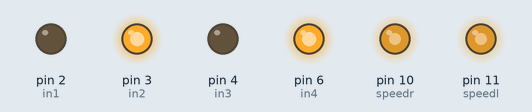
Simulated run of this sketch. Board: Arduino Uno, built with avr-gcc and run on an emulated ATmega328P. Parts: output pins drawn as LEDs (lit = HIGH).

Above: at 0.05 s.
At 1.35 s:
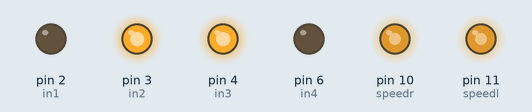
Timing chart, 0 to 3.0 s (numbered marks = the images above):
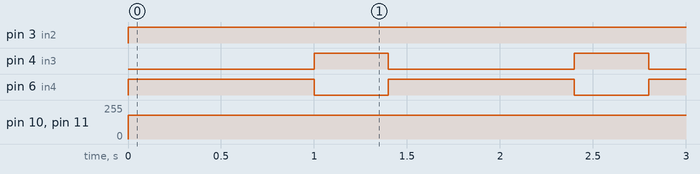

The sketch:

ULTRASONIC.ino
```cpp
#define in1 2
#define in2 3
#define in3 4
#define in4 6
#define speedr 10
#define speedl 11
#define trig 8
#define echo 7
long duration ,distance ;
void setup() {
  pinMode(in1, OUTPUT);
  pinMode(in2, OUTPUT);
  pinMode(in3, OUTPUT);
  pinMode(in4, OUTPUT);
  pinMode(speedr, OUTPUT);
  pinMode(speedl, OUTPUT);
  pinMode(trig, OUTPUT);
  pinMode(echo, INPUT);
}
void loop() {
  if (distance < 13){
    back();
    delay(1000);
    left();
    delay(400);
  }
  else {
    forward();
    delay(1000);
  }
}
void forward() {
  digitalWrite(in1, HIGH);
  digitalWrite(in2, LOW);
  digitalWrite(in3, HIGH);
  digitalWrite(in4, LOW);
  analogWrite(speedr, 180);
  analogWrite(speedl, 180);
}
void back() {
  digitalWrite(in1, LOW);
  digitalWrite(in2, HIGH);
  digitalWrite(in3, LOW);
  digitalWrite(in4, HIGH);
  analogWrite(speedr, 180);
  analogWrite(speedl, 180);
}
void right() {
  digitalWrite(in1, HIGH);
  digitalWrite(in2, LOW);
  digitalWrite(in3, LOW);
  digitalWrite(in4, HIGH);
  analogWrite(speedr, 180);
  analogWrite(speedl, 180);
}
void left() {
  digitalWrite(in1, LOW);
  digitalWrite(in2, HIGH);
  digitalWrite(in3, HIGH);
  digitalWrite(in4, LOW);
  analogWrite(speedr, 180);
  analogWrite(speedl, 180);
}
void stopp() {
  digitalWrite(in1, LOW);
  digitalWrite(in2, LOW);
  digitalWrite(in3, LOW);
  digitalWrite(in4, LOW);
  analogWrite(speedr, 0);
  analogWrite(speedl, 0);
}
void ultrasonic() {
  digitalWrite(trig, LOW);
  delayMicroseconds(2);
  digitalWrite(trig, HIGH);
  delayMicroseconds(10);
  digitalWrite(trig, LOW);
  duration = pulseIn(echo, HIGH);
  distance = duration * 0.0343 / 2;
}
```

Measured:
- by itself, pin 3 (in2): LOW → HIGH at 0.00 s
- by itself, pin 4 (in3): alternates HIGH for 0.40 s and LOW for 1.0 s
- by itself, pin 6 (in4): alternates HIGH for 1.0 s and LOW for 0.40 s
- by itself, pin 10 (speedr), pin 11 (speedl): 0/255 → 180/255 at 0.00 s
